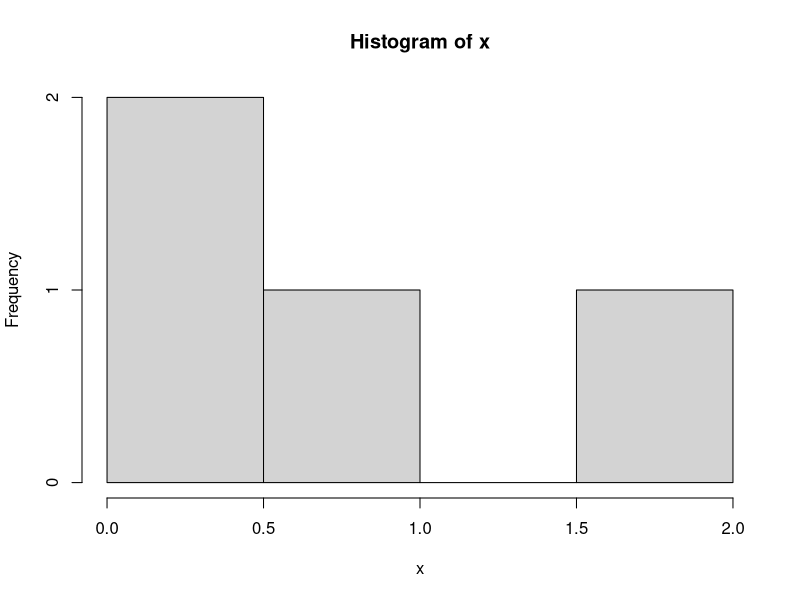

Reproduce this figure in R.
x=c(1,0,2,0)

sum(x==0)

length(which(x==0))

hist(x)
rep(1:2,times=10, each=2)

m=matrix(1:12,nrow=3,ncol=4,byrow=T)
m
m[1,]

type<-c(rep("drug",2),"placebo",rep("drug",2),rep("placobo",3))
score<-c(8,10,5,9,9,7,6,6)

clinic<-data.frame(type,score)
clinic

mean(clinic$score[clinic$type=='drug'])

mean(clinic$score[which(clinic$type=='drug')])

which(letters == "a")
which(letters == "z")

x <- c(1,5,8,4,6)
x
which(x == 5)
which(x != 5)

datasets::npk
which(npk$yield == 62)
which((npk$yield == 48.8) & (npk$N == 1))

which(npk$yield == max(npk$yield))

x <- matrix(1:16,4,4)
which.min(x)
which.max(x)
which(x %% 2 == 0)
